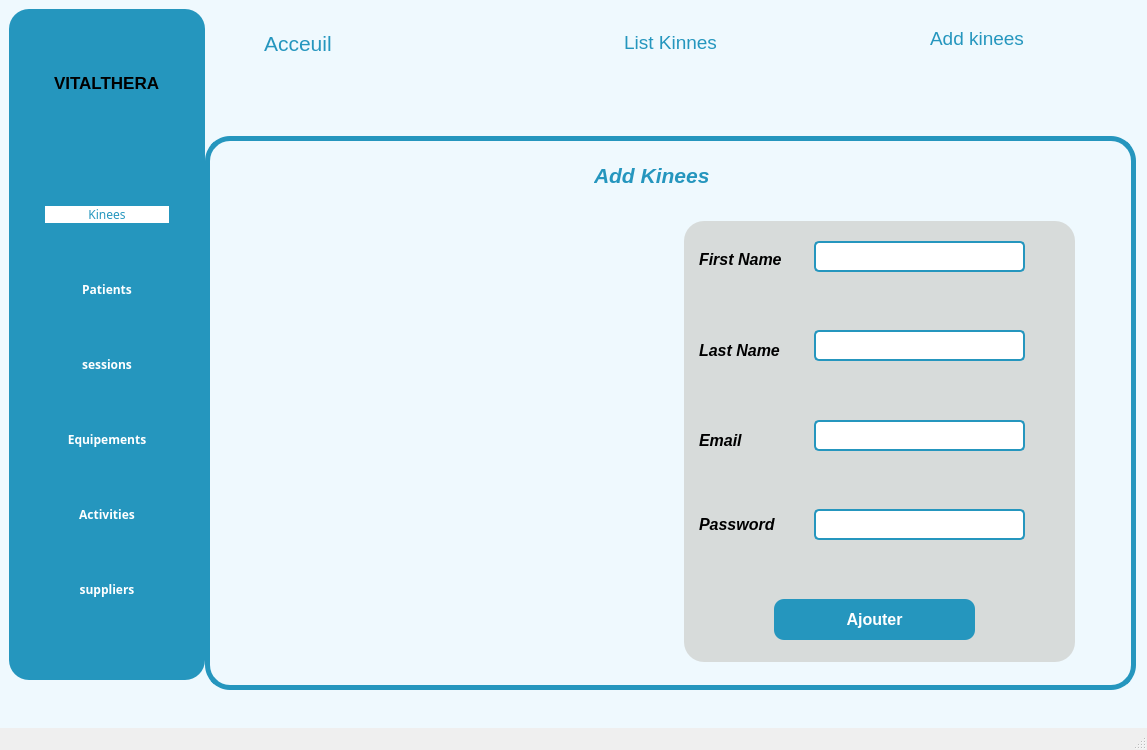
<?xml version="1.0" encoding="UTF-8"?>
<ui version="4.0">
 <class>AjouterActivite</class>
 <widget class="QMainWindow" name="AjouterActivite">
  <property name="geometry">
   <rect>
    <x>0</x>
    <y>0</y>
    <width>1147</width>
    <height>750</height>
   </rect>
  </property>
  <property name="windowTitle">
   <string>MainWindow</string>
  </property>
  <widget class="QWidget" name="centralwidget">
   <property name="styleSheet">
    <string notr="true">*{
color:#000;
border:none;
}
#centralwidget{
background-color:#eff9fe;
}
#leftMenu{
	background-color:#2596be;
	border-radius :20px;
}
QLineEdit{
background:transparent;
}
#SearchFrame{
border-radius :10px;
border: 2px solid #2596be;
}
#TriFrame{
border-radius :10px;
border: 2px solid #2596be;
}
#Acceuil{
color:#2596be;
}
#label_4,#title{
color:#2596be;
}
#add{
color:#2596be;
}
#Update,#Delete,#PDF,#Exel,#Statistics{
background-color:#2596be;
color:white;
border-style:outset;
border-radius:10px;
border-color:white;
font:bold;
padding:6px;
min-width:10px;
}
#employe,#appointments,#employe,#event,#patient,#products,#programs{
color:white;
}
QTableWidget::item{
background-color:#2596be;
}
#titrage{
 border: 5px solid #2596be;
    border-radius: 25px;
}
#lineEdit,#lineEdit_2,#lineEdit_3,#lineEdit_4{
background-color:white;
border-radius:5px;
border: 2px solid #2596be;

}
#Ajouter{
background-color:#2596be;
color:white;
border-style:outset;
border-radius:10px;
border-color:white;
font:bold;
padding:6px;
min-width:10px;
}
#Ajouter:hover{
background-color:white;
color:#2596be;
border-style:outset;
border-radius:10px;
border-color:white;
font:bold;
padding:6px;
min-width:10px;

}
#widget_4{
background-color:#d7dbda;
border-radius :20px;
}
#employe:hover,#employe,
#appointments:hover,
#employe:hover,
#event:hover,
#patient:hover,
#products:hover,
#programs:hover {
    background-color: white;
    color: #2596be;
border-radius:10px;
border-color:white;

}
#List,#Add{
color:#2596be;
}</string>
   </property>
   <widget class="QWidget" name="leftMenu" native="true">
    <property name="geometry">
     <rect>
      <x>9</x>
      <y>9</y>
      <width>196</width>
      <height>671</height>
     </rect>
    </property>
    <property name="maximumSize">
     <size>
      <width>200</width>
      <height>16777215</height>
     </size>
    </property>
    <property name="styleSheet">
     <string notr="true">#leftMenu{
background-color:#2596be;
}</string>
    </property>
    <layout class="QVBoxLayout" name="verticalLayout_2">
     <item alignment="Qt::AlignHCenter">
      <widget class="QFrame" name="frame">
       <property name="frameShape">
        <enum>QFrame::StyledPanel</enum>
       </property>
       <property name="frameShadow">
        <enum>QFrame::Raised</enum>
       </property>
       <layout class="QVBoxLayout" name="verticalLayout_3">
        <item>
         <widget class="QFrame" name="frame_2">
          <property name="maximumSize">
           <size>
            <width>16777215</width>
            <height>100</height>
           </size>
          </property>
          <property name="frameShape">
           <enum>QFrame::StyledPanel</enum>
          </property>
          <property name="frameShadow">
           <enum>QFrame::Raised</enum>
          </property>
          <layout class="QHBoxLayout" name="horizontalLayout_11">
           <item>
            <widget class="QLabel" name="label_5">
             <property name="font">
              <font>
               <pointsize>13</pointsize>
               <weight>75</weight>
               <bold>true</bold>
              </font>
             </property>
             <property name="text">
              <string>VITALTHERA</string>
             </property>
            </widget>
           </item>
          </layout>
         </widget>
        </item>
        <item>
         <widget class="QFrame" name="frame_3">
          <property name="minimumSize">
           <size>
            <width>0</width>
            <height>450</height>
           </size>
          </property>
          <property name="maximumSize">
           <size>
            <width>16777215</width>
            <height>500</height>
           </size>
          </property>
          <property name="frameShape">
           <enum>QFrame::StyledPanel</enum>
          </property>
          <property name="frameShadow">
           <enum>QFrame::Raised</enum>
          </property>
          <layout class="QVBoxLayout" name="verticalLayout_4">
           <property name="leftMargin">
            <number>0</number>
           </property>
           <property name="topMargin">
            <number>0</number>
           </property>
           <property name="rightMargin">
            <number>0</number>
           </property>
           <property name="bottomMargin">
            <number>0</number>
           </property>
           <item>
            <widget class="QPushButton" name="employe">
             <property name="font">
              <font>
               <family>Arial Black</family>
               <weight>50</weight>
               <bold>false</bold>
              </font>
             </property>
             <property name="text">
              <string>Kinees</string>
             </property>
             <property name="icon">
              <iconset resource="resources.qrc">
               <normaloff>:/Blue Icons/icons/blue/employe.svg</normaloff>:/Blue Icons/icons/blue/employe.svg</iconset>
             </property>
             <property name="iconSize">
              <size>
               <width>50</width>
               <height>50</height>
              </size>
             </property>
            </widget>
           </item>
           <item>
            <widget class="QPushButton" name="patient">
             <property name="font">
              <font>
               <family>Arial Black</family>
               <weight>75</weight>
               <bold>true</bold>
              </font>
             </property>
             <property name="text">
              <string>Patients</string>
             </property>
             <property name="icon">
              <iconset resource="resources.qrc">
               <normaloff>:/Blue Icons/icons/blue/patient.svg</normaloff>:/Blue Icons/icons/blue/patient.svg</iconset>
             </property>
             <property name="iconSize">
              <size>
               <width>32</width>
               <height>32</height>
              </size>
             </property>
            </widget>
           </item>
           <item>
            <widget class="QPushButton" name="appointments">
             <property name="font">
              <font>
               <family>Arial Black</family>
               <weight>75</weight>
               <bold>true</bold>
              </font>
             </property>
             <property name="text">
              <string>sessions</string>
             </property>
             <property name="icon">
              <iconset resource="resources.qrc">
               <normaloff>:/Blue Icons/icons/blue/appointments.svg</normaloff>:/Blue Icons/icons/blue/appointments.svg</iconset>
             </property>
             <property name="iconSize">
              <size>
               <width>32</width>
               <height>32</height>
              </size>
             </property>
            </widget>
           </item>
           <item>
            <widget class="QPushButton" name="products">
             <property name="font">
              <font>
               <family>Arial Black</family>
               <weight>75</weight>
               <bold>true</bold>
              </font>
             </property>
             <property name="text">
              <string>Equipements</string>
             </property>
             <property name="icon">
              <iconset resource="resources.qrc">
               <normaloff>:/Blue Icons/icons/blue/products.svg</normaloff>:/Blue Icons/icons/blue/products.svg</iconset>
             </property>
             <property name="iconSize">
              <size>
               <width>50</width>
               <height>32</height>
              </size>
             </property>
            </widget>
           </item>
           <item>
            <widget class="QPushButton" name="programs">
             <property name="font">
              <font>
               <family>Arial Black</family>
               <weight>75</weight>
               <bold>true</bold>
              </font>
             </property>
             <property name="text">
              <string>Activities</string>
             </property>
             <property name="icon">
              <iconset resource="resources.qrc">
               <normaloff>:/Blue Icons/icons/blue/programs.svg</normaloff>:/Blue Icons/icons/blue/programs.svg</iconset>
             </property>
             <property name="iconSize">
              <size>
               <width>50</width>
               <height>40</height>
              </size>
             </property>
            </widget>
           </item>
           <item>
            <widget class="QPushButton" name="event">
             <property name="font">
              <font>
               <family>Arial Black</family>
               <weight>75</weight>
               <bold>true</bold>
              </font>
             </property>
             <property name="text">
              <string>suppliers</string>
             </property>
             <property name="icon">
              <iconset resource="resources.qrc">
               <normaloff>:/icons/blue/event.svg</normaloff>:/icons/blue/event.svg</iconset>
             </property>
             <property name="iconSize">
              <size>
               <width>32</width>
               <height>50</height>
              </size>
             </property>
            </widget>
           </item>
          </layout>
         </widget>
        </item>
       </layout>
      </widget>
     </item>
    </layout>
   </widget>
   <widget class="QWidget" name="mainBody" native="true">
    <property name="geometry">
     <rect>
      <x>205</x>
      <y>9</y>
      <width>931</width>
      <height>681</height>
     </rect>
    </property>
    <layout class="QVBoxLayout" name="verticalLayout">
     <item alignment="Qt::AlignTop">
      <widget class="QWidget" name="formulaire" native="true">
       <property name="maximumSize">
        <size>
         <width>16777215</width>
         <height>100</height>
        </size>
       </property>
       <layout class="QHBoxLayout" name="horizontalLayout_2">
        <item alignment="Qt::AlignTop">
         <widget class="QWidget" name="widget" native="true">
          <layout class="QHBoxLayout" name="horizontalLayout_3">
           <property name="spacing">
            <number>0</number>
           </property>
           <property name="leftMargin">
            <number>0</number>
           </property>
           <property name="topMargin">
            <number>0</number>
           </property>
           <property name="rightMargin">
            <number>0</number>
           </property>
           <property name="bottomMargin">
            <number>0</number>
           </property>
           <item>
            <widget class="QPushButton" name="menuBtn">
             <property name="minimumSize">
              <size>
               <width>50</width>
               <height>50</height>
              </size>
             </property>
             <property name="maximumSize">
              <size>
               <width>50</width>
               <height>50</height>
              </size>
             </property>
             <property name="text">
              <string/>
             </property>
             <property name="icon">
              <iconset resource="resources.qrc">
               <normaloff>:/Blue Icons/icons/blue/menu.svg</normaloff>:/Blue Icons/icons/blue/menu.svg</iconset>
             </property>
             <property name="iconSize">
              <size>
               <width>32</width>
               <height>32</height>
              </size>
             </property>
            </widget>
           </item>
           <item>
            <widget class="QLabel" name="Acceuil">
             <property name="font">
              <font>
               <pointsize>16</pointsize>
              </font>
             </property>
             <property name="text">
              <string>Acceuil</string>
             </property>
            </widget>
           </item>
          </layout>
         </widget>
        </item>
        <item>
         <widget class="QWidget" name="widget_2" native="true">
          <layout class="QHBoxLayout" name="horizontalLayout_4">
           <property name="spacing">
            <number>0</number>
           </property>
           <property name="leftMargin">
            <number>0</number>
           </property>
           <property name="topMargin">
            <number>0</number>
           </property>
           <property name="rightMargin">
            <number>0</number>
           </property>
           <property name="bottomMargin">
            <number>0</number>
           </property>
           <item>
            <widget class="QPushButton" name="List">
             <property name="font">
              <font>
               <pointsize>14</pointsize>
              </font>
             </property>
             <property name="text">
              <string>List Kinnes</string>
             </property>
             <property name="icon">
              <iconset resource="resources.qrc">
               <normaloff>:/Blue Icons/icons/blue/clock.svg</normaloff>:/Blue Icons/icons/blue/clock.svg</iconset>
             </property>
             <property name="iconSize">
              <size>
               <width>32</width>
               <height>32</height>
              </size>
             </property>
            </widget>
           </item>
          </layout>
         </widget>
        </item>
        <item alignment="Qt::AlignTop">
         <widget class="QWidget" name="widget_3" native="true">
          <layout class="QHBoxLayout" name="horizontalLayout_5">
           <item>
            <widget class="QPushButton" name="Add">
             <property name="font">
              <font>
               <pointsize>14</pointsize>
              </font>
             </property>
             <property name="text">
              <string>Add kinees</string>
             </property>
             <property name="icon">
              <iconset resource="resources.qrc">
               <normaloff>:/Blue Icons/icons/blue/award.svg</normaloff>:/Blue Icons/icons/blue/award.svg</iconset>
             </property>
             <property name="iconSize">
              <size>
               <width>32</width>
               <height>32</height>
              </size>
             </property>
            </widget>
           </item>
          </layout>
         </widget>
        </item>
       </layout>
      </widget>
     </item>
     <item>
      <widget class="QWidget" name="titrage" native="true">
       <property name="minimumSize">
        <size>
         <width>0</width>
         <height>550</height>
        </size>
       </property>
       <layout class="QVBoxLayout" name="verticalLayout_5">
        <item>
         <widget class="QFrame" name="frame_4">
          <property name="minimumSize">
           <size>
            <width>0</width>
            <height>50</height>
           </size>
          </property>
          <property name="maximumSize">
           <size>
            <width>16777215</width>
            <height>50</height>
           </size>
          </property>
          <property name="whatsThis">
           <string>&lt;html&gt;&lt;head/&gt;&lt;body&gt;&lt;p align=&quot;center&quot;&gt;&lt;span style=&quot; font-size:14pt; font-weight:600; font-style:italic; color:#00ff00;&quot;&gt;Activities&lt;/span&gt;&lt;/p&gt;&lt;/body&gt;&lt;/html&gt;</string>
          </property>
          <property name="frameShape">
           <enum>QFrame::StyledPanel</enum>
          </property>
          <property name="frameShadow">
           <enum>QFrame::Raised</enum>
          </property>
          <widget class="QLabel" name="title">
           <property name="geometry">
            <rect>
             <x>380</x>
             <y>20</y>
             <width>281</width>
             <height>21</height>
            </rect>
           </property>
           <property name="font">
            <font>
             <pointsize>16</pointsize>
             <weight>75</weight>
             <italic>true</italic>
             <bold>true</bold>
            </font>
           </property>
           <property name="text">
            <string>Add Kinees</string>
           </property>
          </widget>
         </widget>
        </item>
        <item>
         <widget class="QFrame" name="frame_5">
          <property name="minimumSize">
           <size>
            <width>0</width>
            <height>480</height>
           </size>
          </property>
          <property name="maximumSize">
           <size>
            <width>16777215</width>
            <height>500</height>
           </size>
          </property>
          <property name="frameShape">
           <enum>QFrame::StyledPanel</enum>
          </property>
          <property name="frameShadow">
           <enum>QFrame::Raised</enum>
          </property>
          <widget class="QLabel" name="label">
           <property name="geometry">
            <rect>
             <x>20</x>
             <y>10</y>
             <width>411</width>
             <height>461</height>
            </rect>
           </property>
           <property name="styleSheet">
            <string notr="true">border-image: url(:/icons/blue/bnaya.jpg);
border-radius: 30px;</string>
           </property>
           <property name="text">
            <string/>
           </property>
          </widget>
          <widget class="QWidget" name="widget_4" native="true">
           <property name="geometry">
            <rect>
             <x>470</x>
             <y>20</y>
             <width>391</width>
             <height>441</height>
            </rect>
           </property>
           <layout class="QVBoxLayout" name="verticalLayout_6">
            <item>
             <widget class="QFrame" name="frame_6">
              <property name="frameShape">
               <enum>QFrame::StyledPanel</enum>
              </property>
              <property name="frameShadow">
               <enum>QFrame::Raised</enum>
              </property>
              <widget class="QLabel" name="label_2">
               <property name="geometry">
                <rect>
                 <x>15</x>
                 <y>30</y>
                 <width>111</width>
                 <height>16</height>
                </rect>
               </property>
               <property name="font">
                <font>
                 <pointsize>12</pointsize>
                 <weight>75</weight>
                 <italic>true</italic>
                 <bold>true</bold>
                </font>
               </property>
               <property name="text">
                <string>First Name</string>
               </property>
              </widget>
              <widget class="QLineEdit" name="lineEdit">
               <property name="geometry">
                <rect>
                 <x>130</x>
                 <y>20</y>
                 <width>211</width>
                 <height>31</height>
                </rect>
               </property>
              </widget>
             </widget>
            </item>
            <item>
             <widget class="QFrame" name="frame_7">
              <property name="frameShape">
               <enum>QFrame::StyledPanel</enum>
              </property>
              <property name="frameShadow">
               <enum>QFrame::Raised</enum>
              </property>
              <widget class="QLabel" name="label_3">
               <property name="geometry">
                <rect>
                 <x>15</x>
                 <y>30</y>
                 <width>111</width>
                 <height>21</height>
                </rect>
               </property>
               <property name="font">
                <font>
                 <pointsize>12</pointsize>
                 <weight>75</weight>
                 <italic>true</italic>
                 <bold>true</bold>
                </font>
               </property>
               <property name="text">
                <string>Last Name</string>
               </property>
              </widget>
              <widget class="QLineEdit" name="lineEdit_2">
               <property name="geometry">
                <rect>
                 <x>130</x>
                 <y>20</y>
                 <width>211</width>
                 <height>31</height>
                </rect>
               </property>
              </widget>
             </widget>
            </item>
            <item>
             <widget class="QFrame" name="frame_8">
              <property name="frameShape">
               <enum>QFrame::StyledPanel</enum>
              </property>
              <property name="frameShadow">
               <enum>QFrame::Raised</enum>
              </property>
              <widget class="QLabel" name="label_6">
               <property name="geometry">
                <rect>
                 <x>15</x>
                 <y>30</y>
                 <width>91</width>
                 <height>20</height>
                </rect>
               </property>
               <property name="font">
                <font>
                 <pointsize>12</pointsize>
                 <weight>75</weight>
                 <italic>true</italic>
                 <bold>true</bold>
                </font>
               </property>
               <property name="text">
                <string>Email</string>
               </property>
              </widget>
              <widget class="QLineEdit" name="lineEdit_3">
               <property name="geometry">
                <rect>
                 <x>130</x>
                 <y>20</y>
                 <width>211</width>
                 <height>31</height>
                </rect>
               </property>
              </widget>
             </widget>
            </item>
            <item>
             <widget class="QFrame" name="frame_9">
              <property name="frameShape">
               <enum>QFrame::StyledPanel</enum>
              </property>
              <property name="frameShadow">
               <enum>QFrame::Raised</enum>
              </property>
              <widget class="QLabel" name="label_7">
               <property name="geometry">
                <rect>
                 <x>15</x>
                 <y>20</y>
                 <width>101</width>
                 <height>31</height>
                </rect>
               </property>
               <property name="font">
                <font>
                 <pointsize>12</pointsize>
                 <weight>75</weight>
                 <italic>true</italic>
                 <bold>true</bold>
                </font>
               </property>
               <property name="text">
                <string>Password</string>
               </property>
              </widget>
              <widget class="QLineEdit" name="lineEdit_4">
               <property name="geometry">
                <rect>
                 <x>130</x>
                 <y>20</y>
                 <width>211</width>
                 <height>31</height>
                </rect>
               </property>
               <property name="text">
                <string/>
               </property>
               <property name="echoMode">
                <enum>QLineEdit::Password</enum>
               </property>
              </widget>
             </widget>
            </item>
            <item>
             <widget class="QFrame" name="frame_10">
              <property name="frameShape">
               <enum>QFrame::StyledPanel</enum>
              </property>
              <property name="frameShadow">
               <enum>QFrame::Raised</enum>
              </property>
              <widget class="QPushButton" name="Ajouter">
               <property name="geometry">
                <rect>
                 <x>90</x>
                 <y>20</y>
                 <width>201</width>
                 <height>41</height>
                </rect>
               </property>
               <property name="font">
                <font>
                 <pointsize>12</pointsize>
                 <weight>75</weight>
                 <italic>false</italic>
                 <bold>true</bold>
                </font>
               </property>
               <property name="text">
                <string>Ajouter</string>
               </property>
              </widget>
             </widget>
            </item>
           </layout>
          </widget>
         </widget>
        </item>
       </layout>
      </widget>
     </item>
    </layout>
   </widget>
  </widget>
  <widget class="QMenuBar" name="menubar">
   <property name="geometry">
    <rect>
     <x>0</x>
     <y>0</y>
     <width>1147</width>
     <height>26</height>
    </rect>
   </property>
  </widget>
  <widget class="QStatusBar" name="statusbar"/>
 </widget>
 <resources>
  <include location="resources.qrc"/>
 </resources>
 <connections/>
</ui>
